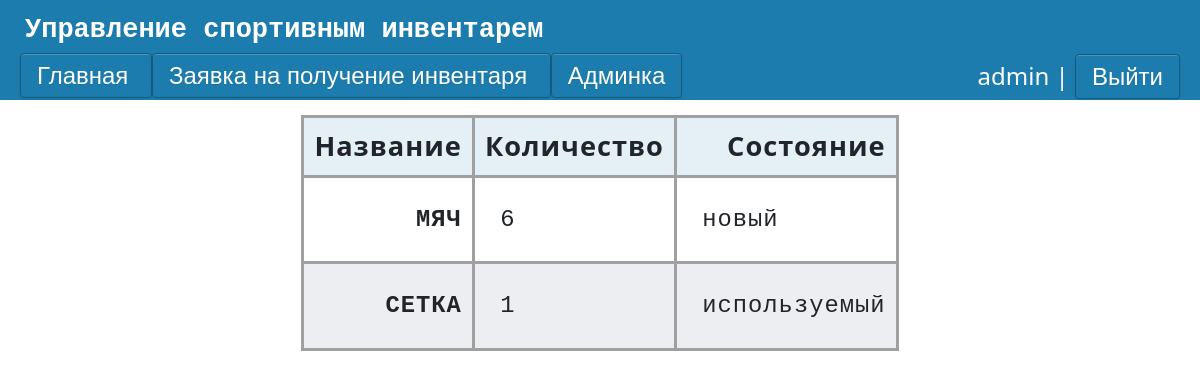
Before: / (signed in) with the older database file.
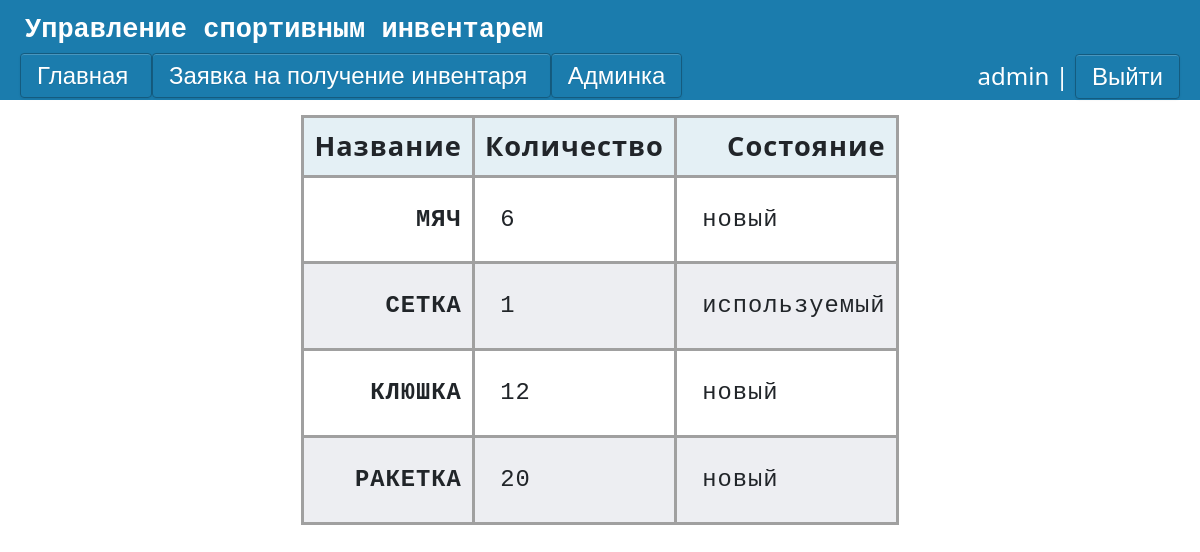
After: the same page with the newer database file.
### main/models.py (models this page shows, shortened)
class Goods(models.Model):
    state = {'новый':'новый','используемый':'используемый','сломанный': 'сломанный'}
    goods = models.CharField('Название',max_length=30)
    count = models.IntegerField('Количество')
    condition = models.CharField('Состояние',max_length=20, choices=state)

### main/views.py (the view)
# urls.py: path('', views.page, name="main"),
def page(request):
    Items = list(Goods.objects.all())
    return render(request, 'main/index.html' , {'Items': Items})

### main/templates/main/index.html (shortened to what this page needs)
{% extends 'main/layout.html' %}
{% block content %}
    {% if request.user.is_authenticated %}
                <div class = 'Goods'>
                    <table class = 'goods'>
                      <thead class = 'headTable'>
                        <tr class = 'TR'>
                          <th class = 'TH'>Название</th>
                          <th class = 'TH'>Количество</th>
                          <th class = 'TH'>Состояние</th>
                        </tr>
                      </thead>
                      <tbody class = 'bodyTable' >
                      {% for el in Items %}
                        <tr class = 'TR'>
                          <th class = 'TH'><p><pre> {{el.goods| safe}}</pre></p></th>
                          <td class = 'TD'><p><pre> {{el.count| safe}}</pre></p></td>
                          <td class = 'TD'><p><pre> {{el.condition| safe}}</pre></p></td>
                        </tr>
                        {% endfor %}
                    </table>
                </div>
    {% else %}
        <p class = 'enter_or_reg'>Войдите или зарегистрируйтесь</p>
    {% endif %}
{% endblock %}

Changed rows visible on the page:
added Goods: goods "КЛЮШКА", count "12", condition "новый"
added Goods: goods "РАКЕТКА", count "20", condition "новый"
